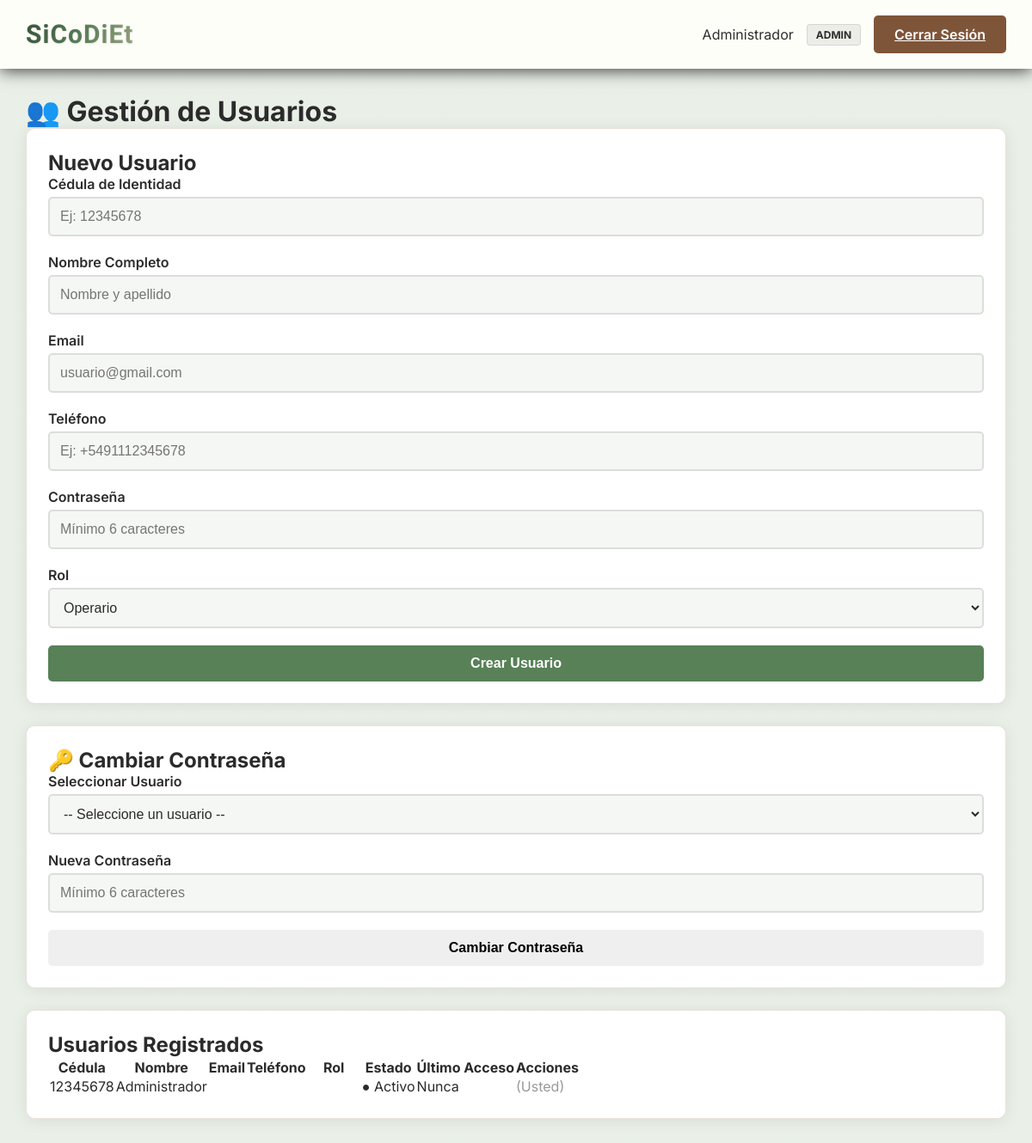
The app's page /admin/usuarios.php (signed in) with its own data.
### tables this page shows
CREATE TABLE usuarios (
    id INT AUTO_INCREMENT PRIMARY KEY,
    cedula VARCHAR(20) UNIQUE NOT NULL,
    nombre VARCHAR(100) NOT NULL,
    password VARCHAR(255) NOT NULL,
    email VARCHAR(150) NULL,
    telefono VARCHAR(30) NULL,
    rol ENUM('admin', 'operario', 'usuario') NOT NULL DEFAULT 'operario',
    activo BOOLEAN DEFAULT TRUE,
    fecha_creacion TIMESTAMP DEFAULT CURRENT_TIMESTAMP,
    ultimo_acceso TIMESTAMP NULL
);

### admin/usuarios.php (the view, shortened to what this page needs)
<?php
require_once '../includes/db.php';
$usuarioEditando = null;
$usuarios = $conn->query("SELECT * FROM usuarios ORDER BY fecha_creacion DESC");
?>
<!DOCTYPE html>
<html lang="es">
<head>
    <link rel="stylesheet" href="../assets/css/style.css">
</head>
<body>
    <?php include '../includes/header.php'; ?>
    <div class="container">
        <h1>👥 Gestión de Usuarios</h1>
        <div class="grid-2-cols">
            <div class="card">
                <h2><?php echo $usuarioEditando ? 'Editar Usuario' : 'Nuevo Usuario'; ?></h2>
                <form method="POST">
                    <?php if ($usuarioEditando): ?>
                        <input type="hidden" name="accion" value="editar">
                        <input type="hidden" name="id" value="<?php echo $usuarioEditando['id']; ?>">
                        <div class="form-group">
                            <label>Cédula</label>
                            <input type="text" value="<?php echo htmlspecialchars($usuarioEditando['cedula']); ?>" disabled>
                            <small>La cédula no se puede modificar</small>
                        </div>
                        <div class="form-group">
                            <label for="nombre">Nombre Completo</label>
                            <input type="text" id="nombre" name="nombre"
                                   value="<?php echo htmlspecialchars($usuarioEditando['nombre']); ?>" required>
                        </div>
                        <div class="form-group">
                            <label for="email">Email</label>
                            <input type="email" id="email" name="email"
                                   value="<?php echo htmlspecialchars($usuarioEditando['email']); ?>" placeholder="usuario@gmail.com" required>
                        </div>
                        <div class="form-group">
                            <label for="telefono">Teléfono</label>
                            <input type="text" id="telefono" name="telefono"
                                   value="<?php echo htmlspecialchars($usuarioEditando['telefono']); ?>" placeholder="Ej: +5491112345678">
                        </div>
                        <div class="form-group">
                            <label for="rol">Rol</label>
                            <select id="rol" name="rol" required>
                                <option value="operario" <?php echo $usuarioEditando['rol'] === 'operario' ? 'selected' : ''; ?>>Operario</option>
                                <option value="admin" <?php echo $usuarioEditando['rol'] === 'admin' ? 'selected' : ''; ?>>Administrador</option>
                            </select>
                        </div>
                        <div class="form-actions">
                            <a href="usuarios.php" class="btn btn-secondary">Cancelar</a>
                            <button type="submit" class="btn btn-primary">Actualizar Usuario</button>
                        </div>
                    <?php else: ?>
                        <div class="form-group">
                            <label for="cedula">Cédula de Identidad</label>
                            <input type="text" id="cedula" name="cedula"
                                   placeholder="Ej: 12345678" maxlength="8" required>
                        </div>
                        <div class="form-group">
                            <label for="nombre">Nombre Completo</label>
                            <input type="text" id="nombre" name="nombre"
                                   placeholder="Nombre y apellido" required>
                        </div>
                        <div class="form-group">
                            <label for="email">Email</label>
                            <input type="email" id="email" name="email"
                                   placeholder="usuario@gmail.com">
                        </div>
                        <div class="form-group">
                            <label for="telefono">Teléfono</label>
                            <input type="text" id="telefono" name="telefono"
                                   placeholder="Ej: +5491112345678">
                        </div>
                        <div class="form-group">
                            <label for="password">Contraseña</label>
                            <input type="password" id="password" name="password"
                                   placeholder="Mínimo 6 caracteres" minlength="6" required>
                        </div>
                        <div class="form-group">
                            <label for="rol">Rol</label>
                            <select id="rol" name="rol" required>
                                <option value="operario">Operario</option>
                            </select>
                        </div>
                        <button type="submit" class="btn btn-primary btn-block">Crear Usuario</button>
                    <?php endif; ?>
                </form>
            </div>
            <div class="card">
                <h2>🔑 Cambiar Contraseña</h2>
                <form method="POST">
                    <div class="form-group">
                        <label for="user_password">Seleccionar Usuario</label>
                        <select id="user_password" name="id" required>
                            <option value="">-- Seleccione un usuario --</option>
                            <?php
                            $usuarios->data_seek(0);
                            ?>
                        </select>
                    </div>
                    <div class="form-group">
                        <label for="nueva_password">Nueva Contraseña</label>
                        <input type="password" id="nueva_password" name="nueva_password"
                               placeholder="Mínimo 6 caracteres" minlength="6" required>
                    </div>
                    <button type="submit" class="btn btn-warning btn-block">Cambiar Contraseña</button>
                </form>
            </div>
        </div>
        <div class="card">
            <h2>Usuarios Registrados</h2>
            <div class="tabla-container">
                <table class="tabla">
                    <thead>
                        <tr>
                            <th>Cédula</th>
                            <th>Nombre</th>
                            <th>Email</th>
                            <th>Teléfono</th>
                            <th>Rol</th>
                            <th>Estado</th>
                            <th>Último Acceso</th>
                            <th>Acciones</th>
                        </tr>
                    </thead>
                    <tbody>
                        <?php
                        $usuarios->data_seek(0);
                        while ($user = $usuarios->fetch_assoc()):
                        ?>
                        <tr>
                            <td><?php echo htmlspecialchars($user['cedula']); ?></td>
                            <td><?php echo htmlspecialchars($user['nombre']); ?></td>
                            <td><?php echo htmlspecialchars($user['email']); ?></td>
                            <td><?php echo htmlspecialchars($user['telefono']); ?></td>
                            <td>
                                <span class="badge badge-<?php echo $user['rol']; ?>">
                                </span>
                            </td>
                            <td>
                                <?php if ($user['activo']): ?>
                                    <span class="estado activo">● Activo</span>
                                <?php else: ?>
                                    <span class="estado inactivo">● Inactivo</span>
                                <?php endif; ?>
                            </td>
                            <td>
                                <?php echo $user['ultimo_acceso'] ? fechaHoraFormateada($user['ultimo_acceso']) : 'Nunca'; ?>
                            </td>
                            <td class="acciones">
                                <?php if ($user['id'] != $_SESSION['usuario_id']): ?>
                                    <a href="?editar=<?php echo $user['id']; ?>" class="btn-icon-small" title="Editar">Editar</a>
                                    <form method="POST" style="display: inline;"
                                          onsubmit="return confirm('¿Está seguro de eliminar este usuario?');">
                                        <input type="hidden" name="accion" value="eliminar">
                                        <input type="hidden" name="id" value="<?php echo $user['id']; ?>">
                                        <button type="submit" class="btn-icon-small btn-delete" title="Eliminar">Eliminar</button>
                                    </form>
                                <?php else: ?>
                                    <span style="color: #999;">(Usted)</span>
                                <?php endif; ?>
                            </td>
                        </tr>
                        <?php endwhile; ?>
                    </tbody>
                </table>
            </div>
        </div>
    </div>
</body>
</html>

### assets/css/style.css (style rules this page uses)
* { margin: 0; padding: 0; box-sizing: border-box; }
:root { --bg-dark: #E8EFE6; --bg-mid: #F5F7F4; --bg-soft: #F5F7F4; --surface: #FFFFFF; --accent: #588157; --accent-dark: #3A5A40; --accent-soft: #A3B18A; --brown: #7F5539; --brown-dark: #B08968; --text-light: #2B2B2B; --text-dark: #2B2B2B; --muted: #7F5539; --border: rgba(127, 85, 57, 0.18); }
body { font-family: 'Inter', sans-serif; background: linear-gradient(180deg, rgba(232, 239, 230, 0.95), rgba(232, 239, 230, 0.95)); color: var(--text-dark); }
.container { max-width: 1400px; margin: 0 auto; padding: 30px; }
.card { background: rgba(255, 255, 255, 0.98); border-radius: 10px; padding: 25px; margin-bottom: 25px; box-shadow: 0 2px 18px rgba(0, 0, 0, 0.08); border: 1px solid var(--border); }
.btn { display: inline-block; margin-top: 0; }
.badge { padding: 4px 10px; border-radius: 4px; font-size: 12px; font-weight: 700; text-transform: uppercase; color: white; }
.acciones { display: flex; gap: 10px; }
.btn { padding: 12px 24px; border: none; border-radius: 5px; cursor: pointer; font-size: 16px; font-weight: 600; transition: all 0.3s; }
.btn-primary { background: var(--accent); color: var(--surface); }
.btn-block { width: 100%; }
.form-group { margin-bottom: 20px; }
.form-group label { display: block; margin-bottom: 5px; font-weight: 600; }
.form-group input, .form-group textarea, .form-group select { width: 100%; padding: 12px; border: 2px solid rgba(43, 43, 43, 0.12); border-radius: 5px; font-size: 16px; background: #F5F7F4; color: var(--text-dark); }

### records on screen
usuarios: cedula "12345678", nombre "Administrador", activo "● Activo", shows "Nunca", shows "(Usted)"

### other values on screen
$_SESSION['nombre'] "Administrador"
$_SESSION['rol'] "ADMIN"
